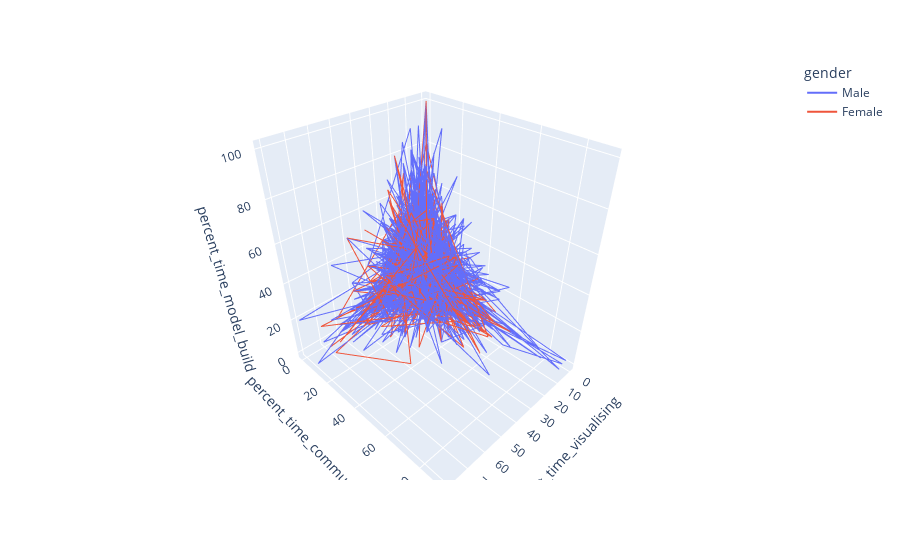

Source (notebook cell):
### Code cell
# making a 3D line chart
px.line_3d(df, x="percent_time_visualising", 
           y="percent_time_communicating", 
           z="percent_time_model_build",
           color="gender")

### Figure 1 — Plotly figure (JSON) as saved in the notebook; plotly's stock layout.template omitted (floating-point values rounded to 4 significant figures; data arrays with more than 128 entries replaced by an {"elided": "..."} marker saying what was removed)
{"data": [{"hovertemplate": "gender=Male<br>percent_time_visualising=%{x}<br>percent_time_communicating=%{y}<br>percent_time_model_build=%{z}<extra></extra>", "legendgroup": "Male", "line": {"color": "#636efa", "dash": "solid"}, "mode": "lines", "name": "Male", "scene": "scene", "showlegend": true, "type": "scatter3d", "x": {"elided": "4507 float values"}, "y": {"elided": "4507 float values"}, "z": {"elided": "4507 float values"}}, {"hovertemplate": "gender=Female<br>percent_time_visualising=%{x}<br>percent_time_communicating=%{y}<br>percent_time_model_build=%{z}<extra></extra>", "legendgroup": "Female", "line": {"color": "#EF553B", "dash": "solid"}, "mode": "lines", "name": "Female", "scene": "scene", "showlegend": true, "type": "scatter3d", "x": {"elided": "797 int values"}, "y": {"elided": "797 int values"}, "z": {"elided": "797 float values"}}], "layout": {"legend": {"title": {"text": "gender"}, "tracegroupgap": 0}, "margin": {"t": 60}, "scene": {"domain": {"x": [0, 1], "y": [0, 1]}, "xaxis": {"title": {"text": "percent_time_visualising"}}, "yaxis": {"title": {"text": "percent_time_communicating"}}, "zaxis": {"title": {"text": "percent_time_model_build"}}}}}
